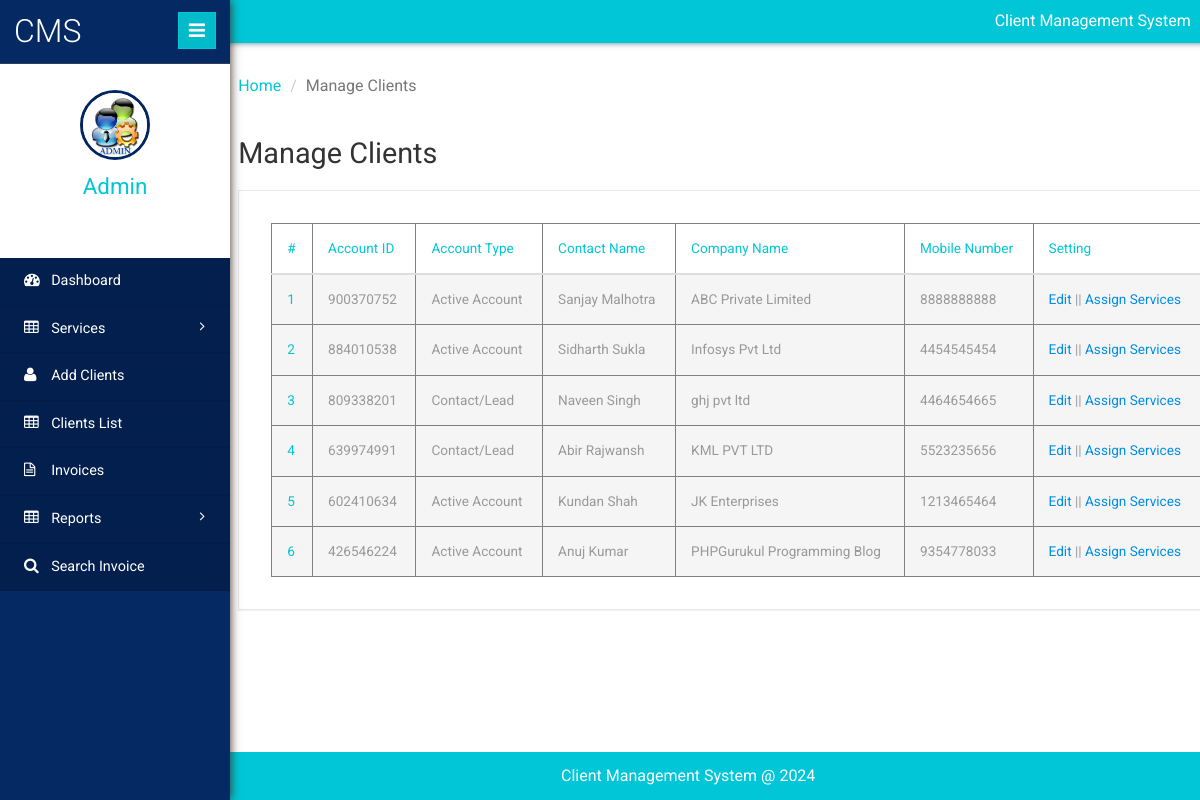
Page /admin/manage-client.php (signed in) on the earlier database version.
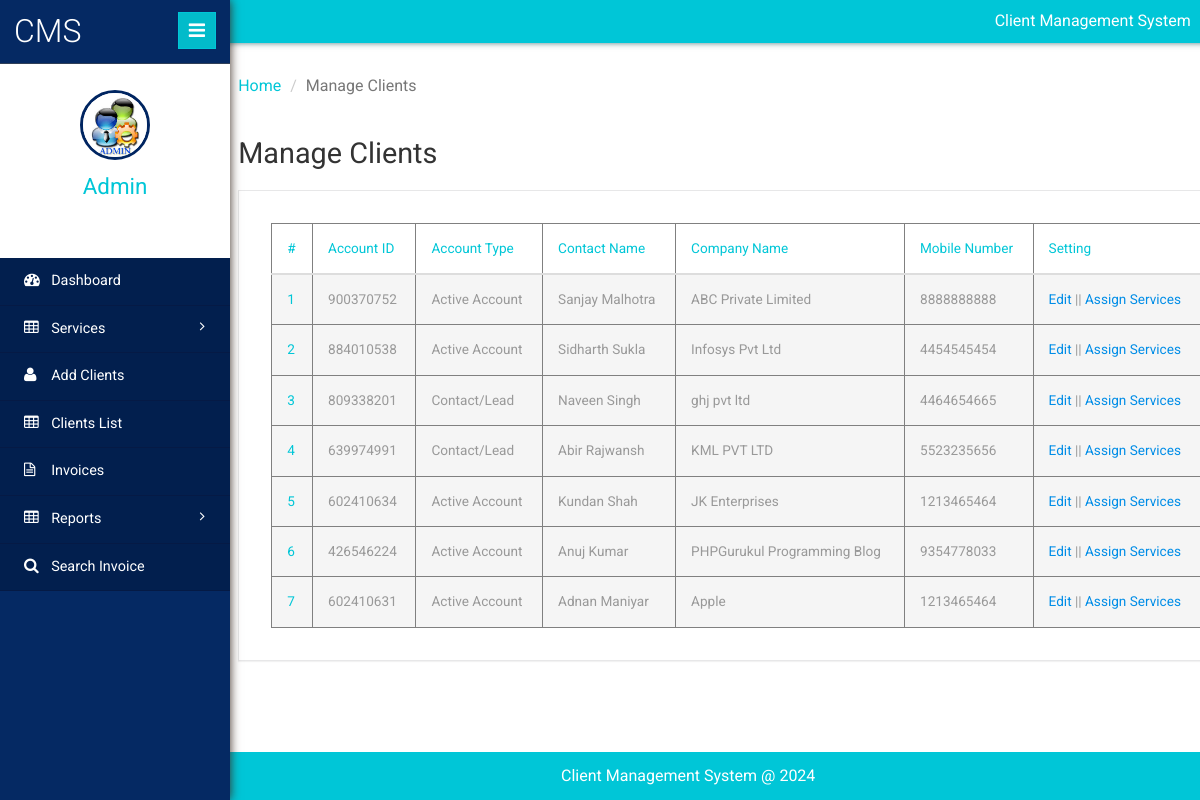
Same page on the later database version.
### tables this page shows
CREATE TABLE `tblclient` (
  `ID` int(10) NOT NULL,
  `AccountID` int(10) DEFAULT NULL,
  `AccountType` varchar(50) DEFAULT NULL,
  `ContactName` varchar(120) DEFAULT NULL,
  `CompanyName` varchar(120) DEFAULT NULL,
  `Address` varchar(200) DEFAULT NULL,
  `City` varchar(120) DEFAULT NULL,
  `State` varchar(120) DEFAULT NULL,
  `ZipCode` int(10) DEFAULT NULL,
  `Workphnumber` bigint(10) DEFAULT NULL,
  `Cellphnumber` bigint(10) DEFAULT NULL,
  `Otherphnumber` bigint(10) DEFAULT NULL,
  `Email` varchar(200) DEFAULT NULL,
  `WebsiteAddress` varchar(200) DEFAULT NULL,
  `Notes` mediumtext DEFAULT NULL,
  `Password` varchar(200) NOT NULL,
  `CreationDate` timestamp NULL DEFAULT current_timestamp()
);

### admin/manage-client.php (the view, shortened to what this page needs)
<?php
include('includes/dbconnection.php');
if (strlen($_SESSION['clientmsaid']==0)) {
  header('location:logout.php');
  } else{
  	?>
<!DOCTYPE HTML>
<html>
<head>
	<link href="css/bootstrap.min.css" rel='stylesheet' type='text/css' />
	<link href="css/style.css" rel='stylesheet' type='text/css' />
	<link href="css/font-awesome.css" rel="stylesheet">
	<link rel="stylesheet" href="css/icon-font.min.css" type='text/css' />
</head>
<body>
	<div class="page-container">
		<div class="left-content">
			<div class="inner-content">
				<?php include_once('includes/header.php');?>
				<div class="outter-wp">
					<div class="sub-heard-part">
						<ol class="breadcrumb m-b-0">
							<li><a href="dashboard.php">Home</a></li>
							<li class="active">Manage Clients</li>
						</ol>
					</div>
					<div class="graph-visual tables-main">
						<h3 class="inner-tittle two">Manage Clients </h3>
						<div class="graph">
							<div class="tables">
								<table class="table" border="1"> <thead> <tr> <th>#</th>
									<th>Account ID</th>
									 <th>Account Type</th>
									 <th>Contact Name</th>
									 <th>Company Name</th>
									 <th>Mobile Number</th>
									 <th>Setting</th>
									  </tr>
									   </thead>
									    <tbody>
									    	<?php
$sql="SELECT * from tblclient";
$query = $dbh -> prepare($sql);
$query->execute();
$results=$query->fetchAll(PDO::FETCH_OBJ);
$cnt=1;
if($query->rowCount() > 0)
{
foreach($results as $row)
{               ?>
									     <tr class="active">
									      <th scope="row"><?php echo htmlentities($cnt);?></th>
									       <td><?php  echo htmlentities($row->AccountID);?></td>
									        <td><?php  echo htmlentities($row->AccountType);?></td>
									         <td><?php  echo htmlentities($row->ContactName);?></td>
									         <td><?php  echo htmlentities($row->CompanyName);?></td>
									         <td><?php  echo htmlentities($row->Workphnumber);?></td>
									        <td><a href="edit-client-details.php?editid=<?php echo $row->ID;?>">Edit</a>  ||  <a href="add-client-services.php?addid=<?php echo $row->ID;?>">Assign Services</a></td>
									     </tr>
									     <?php $cnt=$cnt+1;}} ?>
									     </tbody> </table>
							</div>
						</div>
					</div>
				</div>
				<?php include_once('includes/footer.php');?>
			</div>
		</div>
		<?php include_once('includes/sidebar.php');?>
	</div>
</body>
</html>
<?php }  ?>

### admin/includes/header.php (shortened to what this page needs)
<div class="header-section">
        <div class="top_menu">
          <div class="profile_details_left">
            <ul class="nofitications-dropdown">
              <p style="padding-top: 10px;color: white;text-align: center;">Client Management System</p>
            </ul>
          </div>
          <div class="clearfix"></div>
        </div>
      </div>

### admin/includes/footer.php
<footer>
           <p>Client Management System @ 2024</p>
       </footer>

### admin/includes/sidebar.php (shortened to what this page needs)
 <div class="sidebar-menu">
    <header class="logo">
        <a href="#" class="sidebar-icon"> <span class="fa fa-bars"></span> </a> <a href="dashboard.php"> <span id="logo"> <h1>CMS</h1></span>
        </a>
    </header>
    <div class="down">
        <?php
$aid=$_SESSION['clientmsaid'];
$sql="SELECT AdminName from  tbladmin where ID=:aid";
$query = $dbh -> prepare($sql);
$query->bindParam(':aid',$aid,PDO::PARAM_STR);
$query->execute();
$results=$query->fetchAll(PDO::FETCH_OBJ);
$cnt=1;
if($query->rowCount() > 0)
{
foreach($results as $row)
{               ?>
        <a href="dashboard.php"><img src="images/images.jpg" height="70" width="70"></a>
        <a href="dashboard.php"><span class=" name-caret"><?php  echo $row->AdminName;?></span></a>
        <?php $cnt=$cnt+1;}} ?>
        <ul>
            <li><a class="tooltips" href="admin-profile.php"><span>Profile</span><i class="lnr lnr-user"></i></a></li>
            <li><a class="tooltips" href="change-password.php"><span>Settings</span><i class="lnr lnr-cog"></i></a></li>
            <li><a class="tooltips" href="logout.php"><span>Log out</span><i class="lnr lnr-power-switch"></i></a></li>
        </ul>
    </div>
    <div class="menu">
        <ul id="menu" >
            <li><a href="dashboard.php"><i class="fa fa-tachometer"></i> <span>Dashboard</span></a></li>
            <li id="menu-academico" ><a href="#"><i class="fa fa-table"></i> <span> Services</span> <span class="fa fa-angle-right" style="float: right"></span></a>
            </li>
            <li><a href="add-client.php"><i class="fa fa-user"></i> <span>Add Clients</span></a></li>
            <li><a href="manage-client.php"><i class="fa fa-table"></i> <span>Clients List</span></a></li>
            <li><a href="invoices.php"><i class="fa fa-file-text-o"></i> <span>Invoices</span></a></li>
            <li id="menu-academico" ><a href="#"><i class="fa fa-table"></i> <span> Reports</span> <span class="fa fa-angle-right" style="float: right"></span></a>
            </li>
            <li><a href="search-invoices.php"><i class="fa fa-search"></i> <span>Search Invoice</span></a></li>
        </ul>
    </div>
</div>

Differences in the rows shown:
added tblclient: AccountID "602410631", AccountType "Active Account", ContactName "Adnan Maniyar", CompanyName "Apple", Workphnumber "1213465464"
